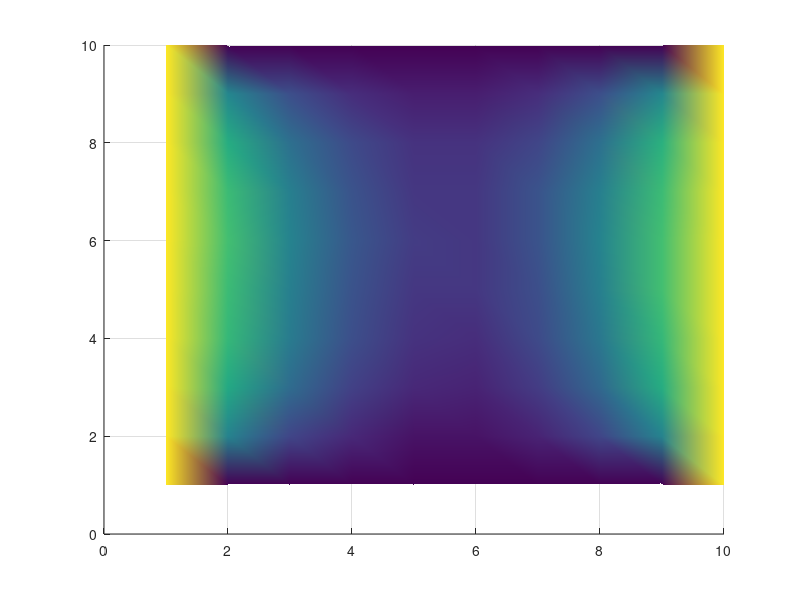

Here is the MATLAB script that generated this plot:
sizex = 10
sizey = 10
V = zeros(sizex, sizey)
V(:,1) = 1
V(:,sizex) = 1

iterations = 7
loopVar = 0

while loopVar < iterations
    
    for i = 2:1:sizex-1
    for j = 2:1:sizey-1  
    V(i,j) = (V(i+1,j) + V(i-1,j) + V(i,j+1) + V(i,j-1))/4
    
    end
    
    end
    
    
    
    loopVar = loopVar +1
end

surf(V)
view(2)
shading interp